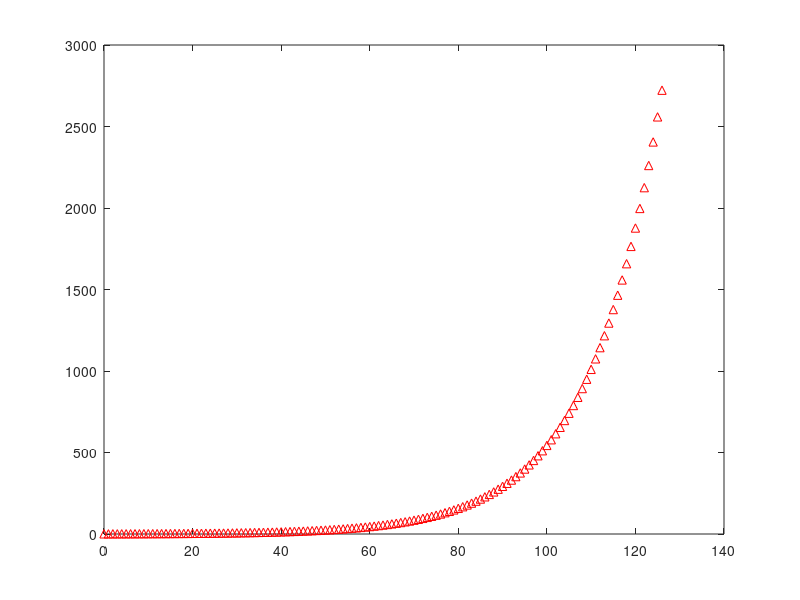

MATLAB code to generate this figure:
% a

delta=[1,zeros(1,127)];
a = [1 0.9];
b = 1;
y = filter(b, a, delta);
disp('a');
stem(y)
pause();

y = impz(b, a, 127);
disp('a impz');
stem(y)
pause();

%b
a = [1 -0.6 0.3];
b = [0.2 -0.5 0.8];
y2 = filter(b, a, delta);
disp('b');
stem(y2);
pause();

disp('b impz');
impz(b, a, 127);
pause();

%c
a = [1 -0.5 -0.6];
b = [1 0.5 0.25];
y2 = filter(b, a, delta);
disp('c');
stem(y2);
pause();

disp('c impz');
impz(b,a, 127);

% =>> c ei ole stabiili